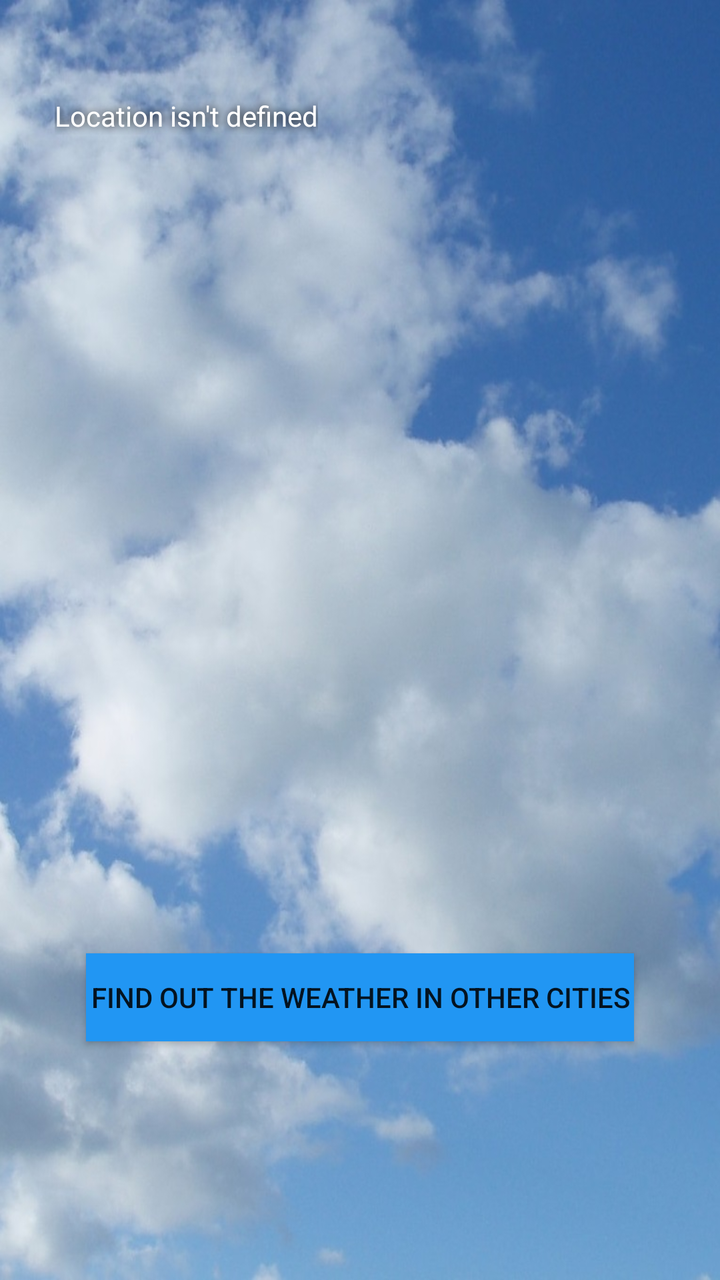
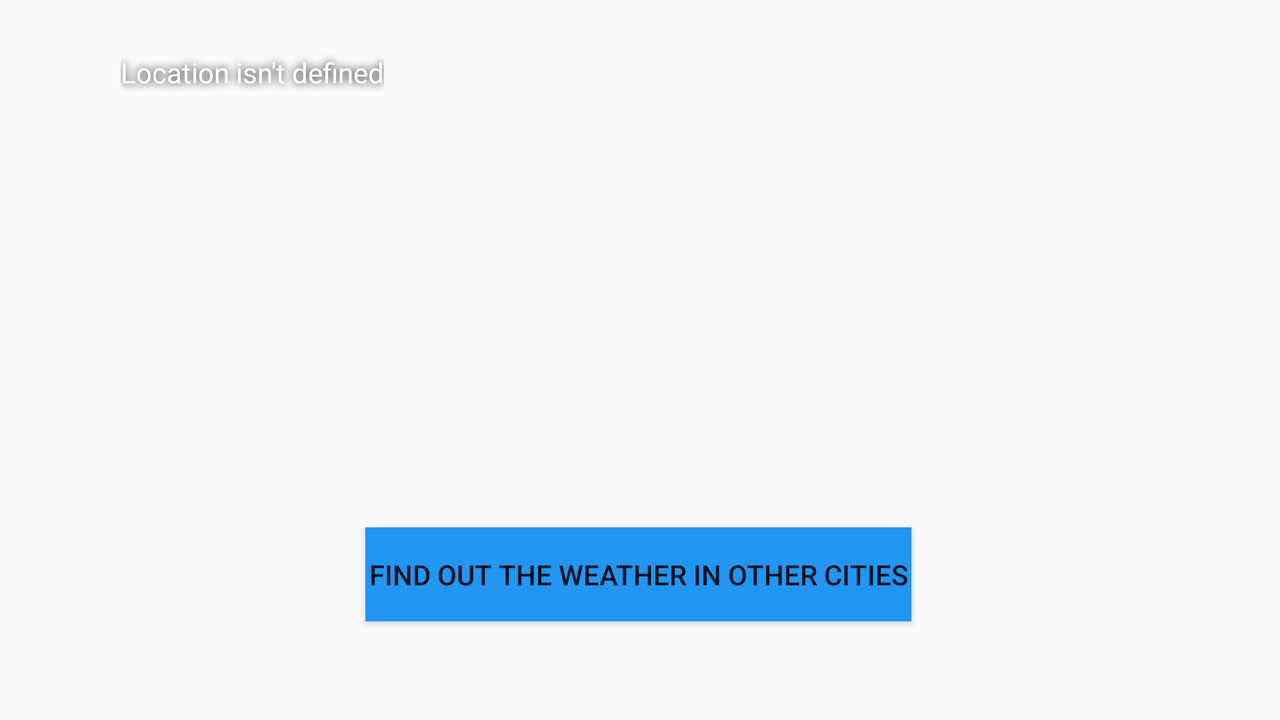

Compare how this app lays out the same screen by default and in its alternative resource folder. The renders come first, then the two layout files and the values they reference.
<!-- AndroidManifest.xml: application theme AppTheme -->
<!-- res/layout/activity_main.xml -->
<?xml version="1.0" encoding="utf-8"?>
<androidx.constraintlayout.widget.ConstraintLayout
    xmlns:android="http://schemas.android.com/apk/res/android"
    xmlns:app="http://schemas.android.com/apk/res-auto"
    xmlns:tools="http://schemas.android.com/tools"
    android:layout_width="match_parent"
    android:layout_height="match_parent"
    android:orientation="vertical"
    android:background="@drawable/background_portrait"
    tools:context=".MainActivity">

    <TextView
        android:id="@+id/textCurrentWeather"
        android:layout_width="wrap_content"
        android:layout_height="wrap_content"
        style="@style/TextViewDefault"
        app:layout_constraintBottom_toBottomOf="parent"
        app:layout_constraintHorizontal_bias="0.119"
        app:layout_constraintLeft_toLeftOf="parent"
        app:layout_constraintRight_toRightOf="parent"
        app:layout_constraintTop_toTopOf="parent"
        app:layout_constraintVertical_bias="0.078" />

    <Button
        android:id="@+id/button"
        style="@style/ButtonDefault"
        android:layout_width="274dp"
        android:layout_height="44dp"
        app:layout_constraintBottom_toBottomOf="parent"
        app:layout_constraintEnd_toEndOf="parent"
        app:layout_constraintStart_toStartOf="parent"
        app:layout_constraintTop_toTopOf="parent"
        app:layout_constraintVertical_bias="0.8" />

    <ImageView
        android:id="@+id/imageCurrentWeather"
        style="@style/AndroidImageDefault"
        app:layout_constraintBottom_toBottomOf="parent"
        app:layout_constraintEnd_toEndOf="parent"
        app:layout_constraintHorizontal_bias="0.727"
        app:layout_constraintStart_toEndOf="@+id/textCurrentWeather"
        app:layout_constraintTop_toTopOf="parent"
        app:layout_constraintVertical_bias="0.0"
        app:srcCompat="?attr/selectableItemBackgroundBorderless" />
</androidx.constraintlayout.widget.ConstraintLayout>
<!-- resources referenced by this layout -->
<resources>
  <!-- drawable background_portrait: jpg bitmap (drawable, 119655 bytes) -->
  <style name="AndroidImageDefault">
          <item name="android:layout_width">142dp</item>
          <item name="android:layout_height">127dp</item>
          <item name="android:layout_marginStart">40dp</item>
      </style>
  <style name="ButtonDefault">
          <item name="android:background">#2196F3</item>
          <item name="android:text">@string/buttonDefault</item>
      </style>
  <style name="TextViewDefault">
          <item name="android:layout_width">wrap_content</item>
          <item name="android:layout_height">wrap_content</item>
          <item name="android:textColor">#FFFFFF</item>
          <item name="android:shadowColor">#000000</item>
          <item name="android:shadowRadius">10</item>
          <item name="android:text">@string/locationWeatherTextDefault</item>
      </style>
  <style name="AppTheme" parent="Theme.AppCompat.Light.DarkActionBar">
          
          <item name="colorPrimary">#2196F3</item>
          <item name="colorPrimaryDark">@color/colorPrimary</item>
          <item name="colorAccent">@color/colorAccent</item>
      </style>
  <string name="buttonDefault">Find out the weather in other cities</string>
  <string name="locationWeatherTextDefault">Location isn\'t defined</string>
</resources>
<!-- res/layout-land/activity_main.xml (the repository's variant of the layout above) -->
<!-- drawn on the phone turned sideways -->
<?xml version="1.0" encoding="utf-8"?>
<androidx.constraintlayout.widget.ConstraintLayout
    xmlns:android="http://schemas.android.com/apk/res/android"
    xmlns:app="http://schemas.android.com/apk/res-auto"
    android:layout_width="match_parent"
    android:layout_height="match_parent"
    android:orientation="horizontal"
    android:background="@drawable/background_landscape">

    <TextView
        android:id="@+id/textCurrentWeather"
        style="@style/TextViewDefault"
        app:layout_constraintBottom_toBottomOf="parent"
        app:layout_constraintHorizontal_bias="0.119"
        app:layout_constraintLeft_toLeftOf="parent"
        app:layout_constraintRight_toRightOf="parent"
        app:layout_constraintTop_toTopOf="parent"
        app:layout_constraintVertical_bias="0.078" />

    <Button
        android:id="@+id/button"
        style="@style/ButtonDefault"
        android:layout_width="273dp"
        android:layout_height="47dp"
        app:layout_constraintBottom_toBottomOf="parent"
        app:layout_constraintEnd_toEndOf="parent"
        app:layout_constraintHorizontal_bias="0.498"
        app:layout_constraintStart_toStartOf="parent"
        app:layout_constraintTop_toTopOf="parent"
        app:layout_constraintVertical_bias="0.842" />

    <ImageView
        android:id="@+id/imageCurrentWeather"
        style="@style/AndroidImageDefault"
        app:layout_constraintBottom_toBottomOf="parent"
        app:layout_constraintEnd_toEndOf="parent"
        app:layout_constraintHorizontal_bias="0.813"
        app:layout_constraintStart_toEndOf="@+id/textCurrentWeather"
        app:layout_constraintTop_toTopOf="parent"
        app:layout_constraintVertical_bias="0.056"
        app:srcCompat="?attr/selectableItemBackgroundBorderless" />
</androidx.constraintlayout.widget.ConstraintLayout>
<!-- resources referenced by the variant -->
<!-- as the phone turned sideways resolves them -->
<resources>
  <style name="AndroidImageDefault">
          <item name="android:layout_width">142dp</item>
          <item name="android:layout_height">127dp</item>
          <item name="android:layout_marginStart">40dp</item>
      </style>
  <style name="ButtonDefault">
          <item name="android:background">#2196F3</item>
          <item name="android:text">@string/buttonDefault</item>
      </style>
  <style name="TextViewDefault">
          <item name="android:layout_width">wrap_content</item>
          <item name="android:layout_height">wrap_content</item>
          <item name="android:textColor">#FFFFFF</item>
          <item name="android:shadowColor">#000000</item>
          <item name="android:shadowRadius">10</item>
          <item name="android:text">@string/locationWeatherTextDefault</item>
      </style>
  <style name="AppTheme" parent="Theme.AppCompat.Light.DarkActionBar">
          
          <item name="colorPrimary">#2196F3</item>
          <item name="colorPrimaryDark">@color/colorPrimary</item>
          <item name="colorAccent">@color/colorAccent</item>
      </style>
  <string name="buttonDefault">Find out the weather in other cities</string>
  <string name="locationWeatherTextDefault">Location isn\'t defined</string>
</resources>
